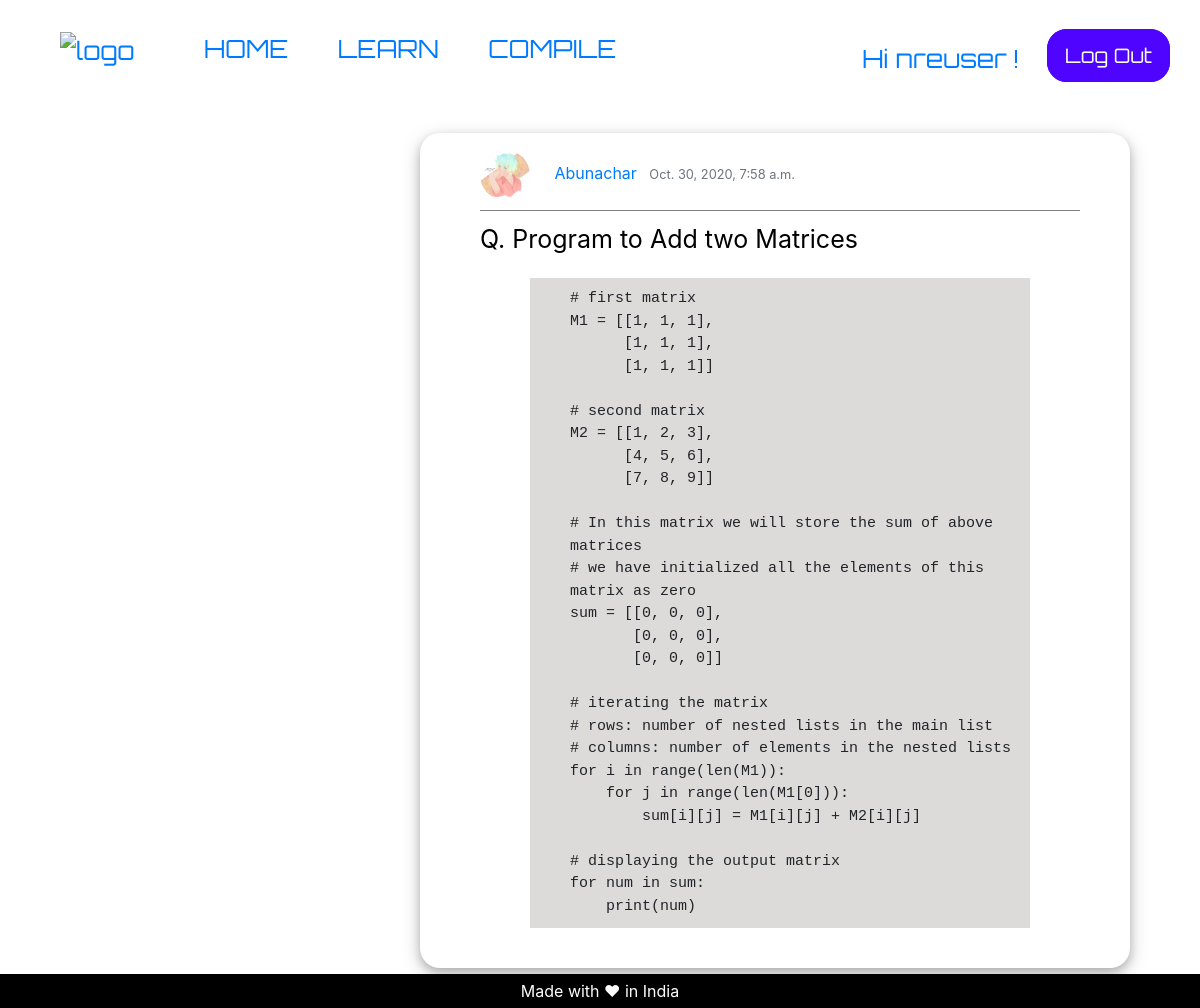
The app's page /advance/18/ (signed in) with its own data.
### pages/models.py (models this page shows, shortened)
class AdvPost(models.Model):
    title = models.CharField(max_length=200)
    author = models.ForeignKey(
        'auth.User',
        on_delete=models.CASCADE,
    )
    date_posted = models.DateTimeField(default=timezone.now)
    solution = models.TextField()

class Profile(models.Model):
    user = models.OneToOneField(User, on_delete=models.CASCADE)
    images = models.ImageField(
        default="default.png", upload_to='profile_pics')

### pages/views.py (the view)
class AdvanceDetailView(LoginRequiredMixin, DetailView):
    model = AdvPost
    template_name = 'post-Detail.html'

### templates/post-Detail.html (shortened to what this page needs)
{% extends 'post-Base.html' %}
{% load static %}
{% block Post-content %}
<article class="media content-section shad">
  <div class="media-body">
    <div class="article-metadata under-line">
      <img src="{{ object.author.profile.images.url }}" alt="UserProfile" class="rounded-circle article-img">
      <a class="mr-2" href="#">{{ object.author }}</a>
      <small class="text-muted"> {{ object.date_posted }}</small>
    </div>
    <p class="art-underline article-title">Q. {{ object.title }}</p>
    <pre class="article-content">{{ object.solution }}</pre>
  </div>
</article>
{% endblock Post-content %}

### templates/base.html (shortened to what this page needs)
{% load static %}
<!DOCTYPE html>
<html>
<head>
	<link href="{% static 'css/base.css' %}" rel="stylesheet">
	<link rel="stylesheet" href="https://maxcdn.bootstrapcdn.com/bootstrap/4.0.0/css/bootstrap.min.css">
	{% block headcontent %}
	{% endblock headcontent %}
</head>
<body>
	<div clas="container">
		<div class="nav">
			<div class="nav-left">
				<a href="{% url 'home' %}"><img src="{% static 'images/newlogo.jpg' %}" alt="logo" style="width:70px; height:55px;"></a>
				<a href="{% url 'home' %}">HOME</a>
				<a href="{% url 'learn' %}">LEARN</a>
				<a href="{% url 'compile' %}">COMPILE</a>
			</div>
			<div class="nav-right">
				{% if user.is_authenticated %}
				<div class="userLogin">
					<a href="{% url 'profile' %}">
						Hi {{ user.username }} !
					</a>
				</div>
				<div class="signupBut">
					<a href="{% url 'logout' %}">Log Out</a>
				</div>
				{% endif %}
			</div>
		</div>
		{% block content %}
		{% endblock content %}
	</div>
	<div class="site-footer">
		<div> Made with ❤ in India</div>
	</div>
</body>
</html>

### static/css/base.css (style rules this page uses)
.nav { display: flex; justify-content: space-between; }
.nav a { text-decoration: none; font-size: 25px; padding: 15px 15px 0px 15px; font-family: "Orbitron", sans-serif; }
.nav-right, .nav-left { padding: 30px 30px 0px 30px; }
.nav-right { display: flex; padding-left: 50px; }
.nav-left img { width: 60px; height: 50px; padding-right: 20px; }
.nav-left a { padding-left: 30px; }
.userLogin { font-size: 20px; padding-right: 10px; margin: 10px 3px 5px 3px; font-family: "Orbitron", sans-serif; }
.site-footer { padding: 5px 0px 5px 0px; position: absolute; left: 0; bottom: 0; width: 100%; background-color: black; color: white; text-align: center; }
.signupBut { text-align: right; margin: auto; }
.signupBut a { font-size: 20px; font-family: "Orbitron", sans-serif; color: white; text-decoration: none; padding: 11px 15px 11px 15px; border: 3px solid rgb(79, 4, 255); border-radius: 20px; background: rgb(79, 4, 255); }

### static/css/advance.css (style rules this page uses)
.shad { padding: 17px 50px 20px 60px; box-shadow: 0 4px 10px 0 rgba(0, 0, 0, 0.2), 0 6px 20px 0 rgba(0, 0, 0, 0.19); margin: 40px; border-radius: 20px; }
.under-line { padding-bottom: 10px; border-bottom: 1px solid rgba(0, 0, 0, 0.5); }
.art-underline { padding-top: 10px; font-size: 25px; }
.article-img { width: 50px; height: 50px; margin-right: 20px; }
.article-title { text-decoration: none; color: black; }
.article-content { overflow-x: auto; white-space: pre-wrap; white-space: -moz-pre-wrap; white-space: -pre-wrap; white-space: -o-pre-wrap; word-wrap: break-word; background: rgba(171, 164, 164, 0.4); margin: 20px 50px 20px 50px; padding: 10px 10px 10px 40px; font-size: 15px; }

### records on screen
AdvPost: author.profile.images (picture), author "Abunachar", date_posted "Oct. 30, 2020, 7:58 a.m.", title "Program to Add two Matrices", solution "# first matrix M1 = [[1, 1, 1], [1, 1, 1], [1, 1, 1]] # second matrix M2 = [[1, 2, 3], [4, 5, 6], [7, 8, 9]] # In this matrix we will store the sum of above matrices # we have initialized all the elements of this matrix as zero sum = [[0, 0, 0], [0, 0, 0], [0, 0, 0]] # iterating the matrix # rows: number of nested lists in the main list # columns: number of elements in the nested lists for i in range(len(M1)): for j in range(len(M1[0])): sum[i][j] = M1[i][j] + M2[i][j] # displaying the output matrix for num in sum: print(num)"

### other values on screen
{{ user.username }} "nreuser"
